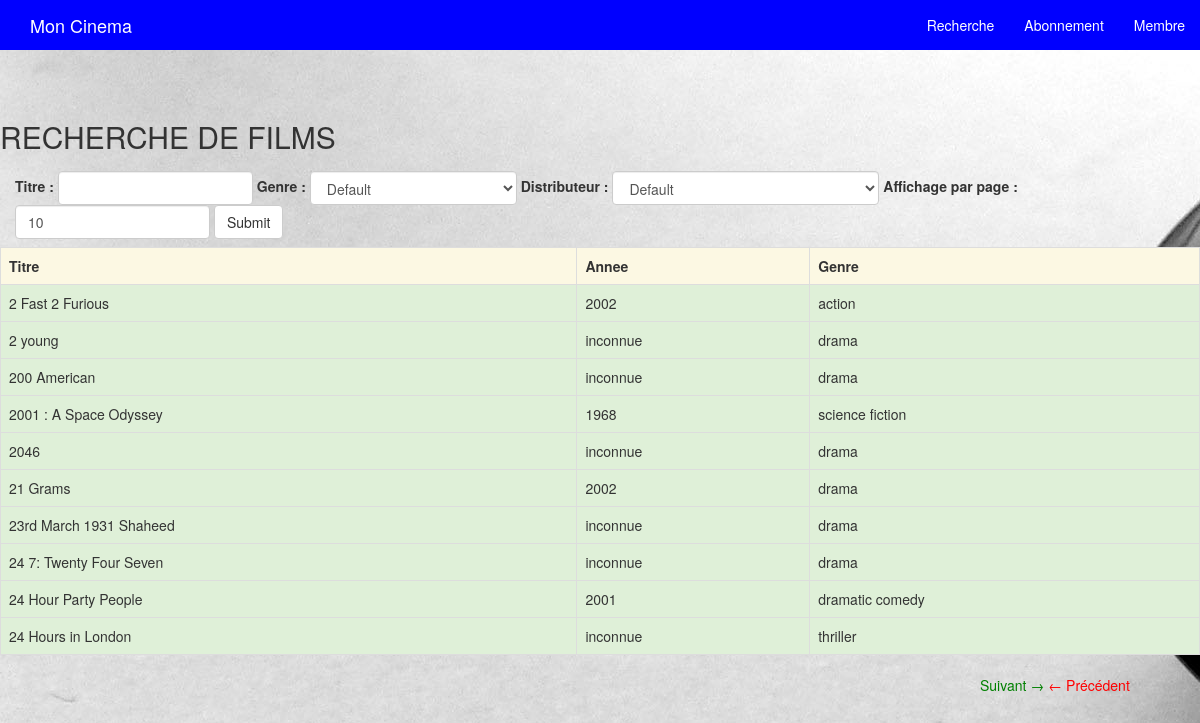
The app's page /?&limit=10&page=3 with its own data.
### tables this page shows
CREATE TABLE `tp_film` (
  `id_film` int(11) NOT NULL,
  `id_genre` tinyint(4) DEFAULT NULL,
  `id_distrib` int(11) DEFAULT NULL,
  `titre` varchar(255) NOT NULL,
  `resum` varchar(255) NOT NULL,
  `date_debut_affiche` date NOT NULL,
  `date_fin_affiche` date NOT NULL,
  `duree_min` int(11) NOT NULL,
  `annee_prod` int(11) DEFAULT NULL
);

CREATE TABLE `tp_genre` (
  `id_genre` tinyint(4) NOT NULL,
  `nom` varchar(255) NOT NULL
);

### index.php (called while the page is built)
<?php
include "base_donnees.php";
include "view.php";
?>

### view.php (the view, shortened to what this page needs)
<!DOCTYPE html>
<html lang="fr">
<head>
  <link href="../../dist/css/bootstrap.min.css" rel="stylesheet">
  <link rel="stylesheet" href="https://maxcdn.bootstrapcdn.com/bootstrap/3.3.7/css/bootstrap.min.css">
  <link rel="stylesheet" href="style.css">
</head>
<body>
  <nav class="navbar-fixed-top">
    <div class="container-fluid">
      <div class="navbar-header">
        <a class="navbar-brand" href="#">Mon Cinema</a>
      </div>
      <div id="navbar" class="navbar-collapse collapse">
        <ul class="nav navbar-nav navbar-right">
    <li><a href="index.php">Recherche</a></li>
        <li><a href="abonnement.php">Abonnement</a></li>
        <li><a href="membre.php">Membre</a></li>
      </ul>
     </div>
   </div>
 </nav>
<?php
$query = 'SELECT `id_film`, `titre`, `annee_prod` AS annee, `tp_genre`.`nom` AS genre FROM `tp_film` LEFT JOIN `tp_genre` ON `tp_film`.`id_genre` = `tp_genre`.`id_genre` LEFT JOIN `tp_distrib` ON `tp_distrib`.`id_distrib` = `tp_film`.`id_distrib` WHERE 1';
$emplace= array();
$query .= ' ORDER BY `titre`';
$resultats = $bdd->prepare($query);
$resultats->execute($emplace);
$pagination = $resultats->fetchAll();
$nbFilm = count($pagination);
$limit = 10;
if(isset($_GET['page']))
{
  $actPage = $_GET['page'];
}
else
{
  $actPage = 1;
}
if(isset($_GET['limit']))
{
  $limit = $_GET['limit'];
  $query .= ' LIMIT '.(($actPage - 1)*$limit).", $limit";
}
else
{
  $query .= ' LIMIT '.(($actPage - 1)*$limit).", $limit";
}
$resultats = $bdd->prepare($query);
$resultats->execute($emplace);
$avecFiltres = $resultats->fetchAll();
$nbPages = ceil($nbFilm/$limit);
?>
  <div id="main">
    <section class="bloc_left">
      <header><h2>RECHERCHE DE FILMS</h2></header>
   <form method="GET" class="navbar-form navbar-left" name="searchFilm" action="index.php" >
    <label for="titre">Titre : </label>
      <input class="form-control" type="text" id="titre" name="titre" />
      <label for="genre">Genre : </label>
       <select class="form-control" id="genre" name="genre">
             <option>Default</option>
        </select>
            <label for="distrib">Distributeur : </label>
               <select class="form-control" id="distrib" name="distrib">
                <option>Default</option>
        </select>
        <label for="limit">Affichage par page :</label>
        <input class="form-control" type="number" id="limit" name="limit" value="10" min="0" />
        <input type="submit" class="btn btn-default"  id="valid" name="Validation"  />
      </form>
    </section>
      <table id="indexFilm" class="table table-bordered">
        <tr class="warning">
          <th>Titre</th>
          <th>Annee</th>
          <th>Genre</th>
           </tr>
        <?php
        if(!empty($avecFiltres))
        {
          foreach($avecFiltres as $elem)
          {
            ?>
            <tr class="success">
              <td><?php echo $elem['titre']; ?></td>
              <td>
                <?php
                if($elem['annee'] == 0)
                {
                  echo "inconnue";
                }
                else
                {
                  echo $elem['annee']; ?>
                  <?php
                }
                ?>
              </td>
              <td>
                <?php
                if($elem['genre'] == NULL)
                {
                  echo "inconnu";
                }
                else
                {
                  echo $elem['genre']; ?>
                  <?php
                }
                ?>
            <?php
          }
        }
        else
        {
          ?>
          <tr><td><?php echo "Aucun film trouvée"; ?></td></tr>
          <?php
        }
        ?>
      </table>
      <?php
      if($actPage < $nbPages)
      {
        ?>
          <a href='<?php echo "?"; if(isset($genre)) echo "genre=" . $genre; if(isset($distrib)) echo "&amp;distrib=" . $distrib; if(isset($titre)) echo "&amp;titre=" .$titre; if(isset($limit)) echo "&amp;limit=" .$limit; echo "&amp;page=" . ($actPage+1); ?>' class="next">Suivant &rarr;</a>
        <?php
      }
      if($actPage > 1)
      {
        ?>
        <a href='<?php echo "?"; if(isset($genre)) echo "genre=" . $genre; if(isset($distrib)) echo "&amp;distrib=" . $distrib; if(isset($titre)) echo "&amp;titre=" .$titre; if(isset($limit)) echo "&amp;limit=" .$limit; echo "&amp;page=" . ($actPage-1); ?>' class="previous">&larr; Précédent</a>
        <?php
      }
      ?>
  </div>
</body>
</html>

### style.css (style rules this page uses)
body { padding-top: 100px; background-image: url("cinee.jpeg"); }
nav { background-color: blue; }
nav a { color: #ffffff; }
.next { padding-left: 980px; color: green; }
.previous { color: red; }

### records on screen
tp_film: titre "2 Fast 2 Furious", annee_prod "2002", id_genre.nom "action"
tp_film: titre "2 young", annee_prod "inconnue", id_genre.nom "drama"
tp_film: titre "200 American", annee_prod "inconnue", id_genre.nom "drama"
tp_film: titre "2001 : A Space Odyssey", annee_prod "1968", id_genre.nom "science fiction"
tp_film: titre "2046", annee_prod "inconnue", id_genre.nom "drama"
tp_film: titre "21 Grams", annee_prod "2002", id_genre.nom "drama"
tp_film: titre "23rd March 1931 Shaheed", annee_prod "inconnue", id_genre.nom "drama"
tp_film: titre "24 7: Twenty Four Seven", annee_prod "inconnue", id_genre.nom "drama"
tp_film: titre "24 Hour Party People", annee_prod "2001", id_genre.nom "dramatic comedy"
tp_film: titre "24 Hours in London", annee_prod "inconnue", id_genre.nom "thriller"
